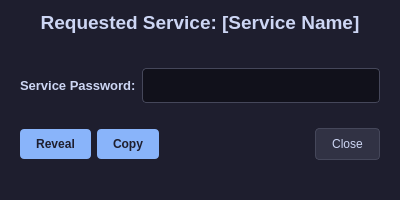
<?xml version="1.0" encoding="UTF-8"?>
<ui version="4.0">
 <class>Dialog</class>
 <widget class="QDialog" name="Dialog">
  <property name="geometry">
   <rect>
    <x>0</x>
    <y>0</y>
    <width>400</width>
    <height>200</height>
   </rect>
  </property>
  <property name="windowTitle">
   <string>Reveal Service Password</string>
  </property>
  <property name="windowIcon">
   <iconset>
    <normaloff>../../SiriusVault/src/ico/siriusvault.ico</normaloff>../../SiriusVault/src/ico/siriusvault.ico</iconset>
  </property>
  <property name="styleSheet">
   <string notr="true">QDialog {
    background-color: #1e1e2e;
    color: #cdd6f4;
    font-family: &quot;Segoe UI&quot;;
}</string>
  </property>
  <layout class="QVBoxLayout" name="verticalLayout">
   <item>
    <widget class="QLabel" name="lbl_service_title">
     <property name="styleSheet">
      <string notr="true">QLabel {
    color: #cdd6f4;
    font-size: 14pt;
    font-weight: bold;
}</string>
     </property>
     <property name="text">
      <string>Requested Service: [Service Name]</string>
     </property>
     <property name="alignment">
      <set>Qt::AlignCenter</set>
     </property>
    </widget>
   </item>
   <item>
    <widget class="QStackedWidget" name="stackedWidget">
     <property name="styleSheet">
      <string notr="true"/>
     </property>
     <property name="currentIndex">
      <number>1</number>
     </property>
     <widget class="QWidget" name="pm_rev_auth">
      <property name="styleSheet">
       <string notr="true">QWidget {
    background-color: #1e1e2e;
    color: #cdd6f4;
    font-family: &quot;Segoe UI&quot;;
}</string>
      </property>
      <layout class="QVBoxLayout" name="verticalLayout_2">
       <item>
        <widget class="QLabel" name="label_2">
         <property name="styleSheet">
          <string notr="true">QLabel {
    color: #cdd6f4;
    font-size: 10pt;
    font-weight: bold;
}</string>
         </property>
         <property name="text">
          <string>Master Password:</string>
         </property>
        </widget>
       </item>
       <item>
        <widget class="QLineEdit" name="lineEdit">
         <property name="styleSheet">
          <string notr="true">QLineEdit {
    background-color: #11111b;
    border: 1px solid #45475a;
    border-radius: 4px;
    color: #a6adc8;
    padding: 8px;
    font-size: 10pt;
}

QLineEdit:focus {
    border: 1px solid #89b4fa;
}</string>
         </property>
         <property name="echoMode">
          <enum>QLineEdit::Password</enum>
         </property>
         <property name="placeholderText">
          <string>Enter Master Password</string>
         </property>
        </widget>
       </item>
       <item>
        <layout class="QHBoxLayout" name="horizontalLayout_2">
         <item>
          <spacer name="horizontalSpacer_3">
           <property name="orientation">
            <enum>Qt::Horizontal</enum>
           </property>
           <property name="sizeHint" stdset="0">
            <size>
             <width>68</width>
             <height>20</height>
            </size>
           </property>
          </spacer>
         </item>
         <item>
          <widget class="QPushButton" name="pushButton_2">
           <property name="styleSheet">
            <string notr="true">QPushButton {
    background-color: #89b4fa;
    color: #1e1e2e;
    border: none;
    border-radius: 4px;
    padding: 8px 16px;
    font-weight: bold;
}

QPushButton:hover {
    background-color: #b4befe;
}

QPushButton:pressed {
    background-color: #74c7ec;
}</string>
           </property>
           <property name="text">
            <string>Authenticate</string>
           </property>
          </widget>
         </item>
         <item>
          <spacer name="horizontalSpacer_2">
           <property name="orientation">
            <enum>Qt::Horizontal</enum>
           </property>
           <property name="sizeHint" stdset="0">
            <size>
             <width>68</width>
             <height>20</height>
            </size>
           </property>
          </spacer>
         </item>
        </layout>
       </item>
      </layout>
     </widget>
     <widget class="QWidget" name="page_2">
      <property name="styleSheet">
       <string notr="true">QWidget {
    background-color: #1e1e2e;
    color: #cdd6f4;
    font-family: &quot;Segoe UI&quot;;
}</string>
      </property>
      <layout class="QVBoxLayout" name="verticalLayout_3">
       <item>
        <layout class="QHBoxLayout" name="horizontalLayout_4">
         <item>
          <widget class="QLabel" name="label">
           <property name="styleSheet">
            <string notr="true">QLabel {
    color: #cdd6f4;
    font-size: 10pt;
    font-weight: bold;
}</string>
           </property>
           <property name="text">
            <string>Service Password:</string>
           </property>
          </widget>
         </item>
         <item>
          <widget class="QLineEdit" name="lineEdit_2">
           <property name="styleSheet">
            <string notr="true">QLineEdit {
    background-color: #11111b;
    border: 1px solid #45475a;
    border-radius: 4px;
    color: #a6adc8;
    padding: 8px;
    font-size: 10pt;
}

QLineEdit:focus {
    border: 1px solid #89b4fa;
}</string>
           </property>
           <property name="echoMode">
            <enum>QLineEdit::Password</enum>
           </property>
           <property name="readOnly">
            <bool>true</bool>
           </property>
          </widget>
         </item>
        </layout>
       </item>
       <item>
        <layout class="QHBoxLayout" name="horizontalLayout">
         <item>
          <widget class="QPushButton" name="pushButton_3">
           <property name="styleSheet">
            <string notr="true">QPushButton {
    background-color: #89b4fa;
    color: #1e1e2e;
    border: none;
    border-radius: 4px;
    padding: 8px 16px;
    font-weight: bold;
}

QPushButton:hover {
    background-color: #b4befe;
}

QPushButton:pressed {
    background-color: #74c7ec;
}</string>
           </property>
           <property name="text">
            <string>Reveal</string>
           </property>
          </widget>
         </item>
         <item>
          <widget class="QPushButton" name="pushButton">
           <property name="styleSheet">
            <string notr="true">QPushButton {
    background-color: #89b4fa;
    color: #1e1e2e;
    border: none;
    border-radius: 4px;
    padding: 8px 16px;
    font-weight: bold;
}

QPushButton:hover {
    background-color: #b4befe;
}

QPushButton:pressed {
    background-color: #74c7ec;
}</string>
           </property>
           <property name="text">
            <string>Copy</string>
           </property>
          </widget>
         </item>
         <item>
          <spacer name="horizontalSpacer">
           <property name="orientation">
            <enum>Qt::Horizontal</enum>
           </property>
           <property name="sizeHint" stdset="0">
            <size>
             <width>40</width>
             <height>20</height>
            </size>
           </property>
          </spacer>
         </item>
         <item>
          <widget class="QPushButton" name="pushButton_4">
           <property name="styleSheet">
            <string notr="true">QPushButton {
    background-color: #313244;
    color: #cdd6f4;
    border: 1px solid #45475a;
    border-radius: 4px;
    padding: 8px 16px;
}

QPushButton:hover {
    background-color: #45475a;
    color: #ffffff;
}</string>
           </property>
           <property name="text">
            <string>Close</string>
           </property>
          </widget>
         </item>
        </layout>
       </item>
      </layout>
     </widget>
    </widget>
   </item>
  </layout>
 </widget>
 <resources/>
 <connections/>
</ui>
